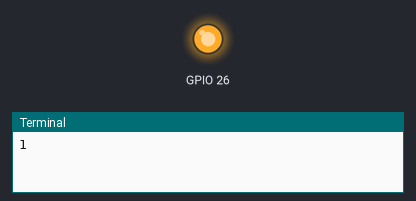
Simulated run of this program. Board: Raspberry Pi (BCM pin numbers). On the bench: output pins drawn as LEDs (lit = HIGH), the last lines printed to the terminal. At 12.9 s the program stops and its outputs stay as they are.

Above: at 0.1 s.
At 12.0 s:
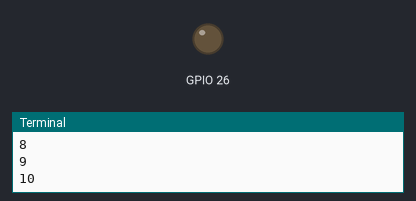
Timing chart, 0 to 13.5 s (numbered marks = the images above):
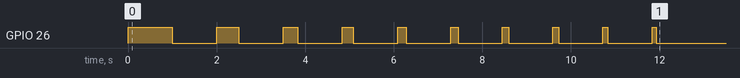

The program:

blink_led.py
```python
import RPi.GPIO as GPIO
import time

GPIO.setwarnings(False)
GPIO.setmode(GPIO.BCM)
GPIO.setup(26, GPIO.OUT)

for i in range(1,11):
    print(i)
    GPIO.output(26, True)
    time.sleep(1/i)
    GPIO.output(26, False)
    time.sleep(1)
```

Measured:
- by itself, GPIO 26: LOW → HIGH at 0.00 s, → LOW 1.0 s later, → HIGH 1.0 s later, → LOW 0.50 s later, … (20 changes in this stretch)
